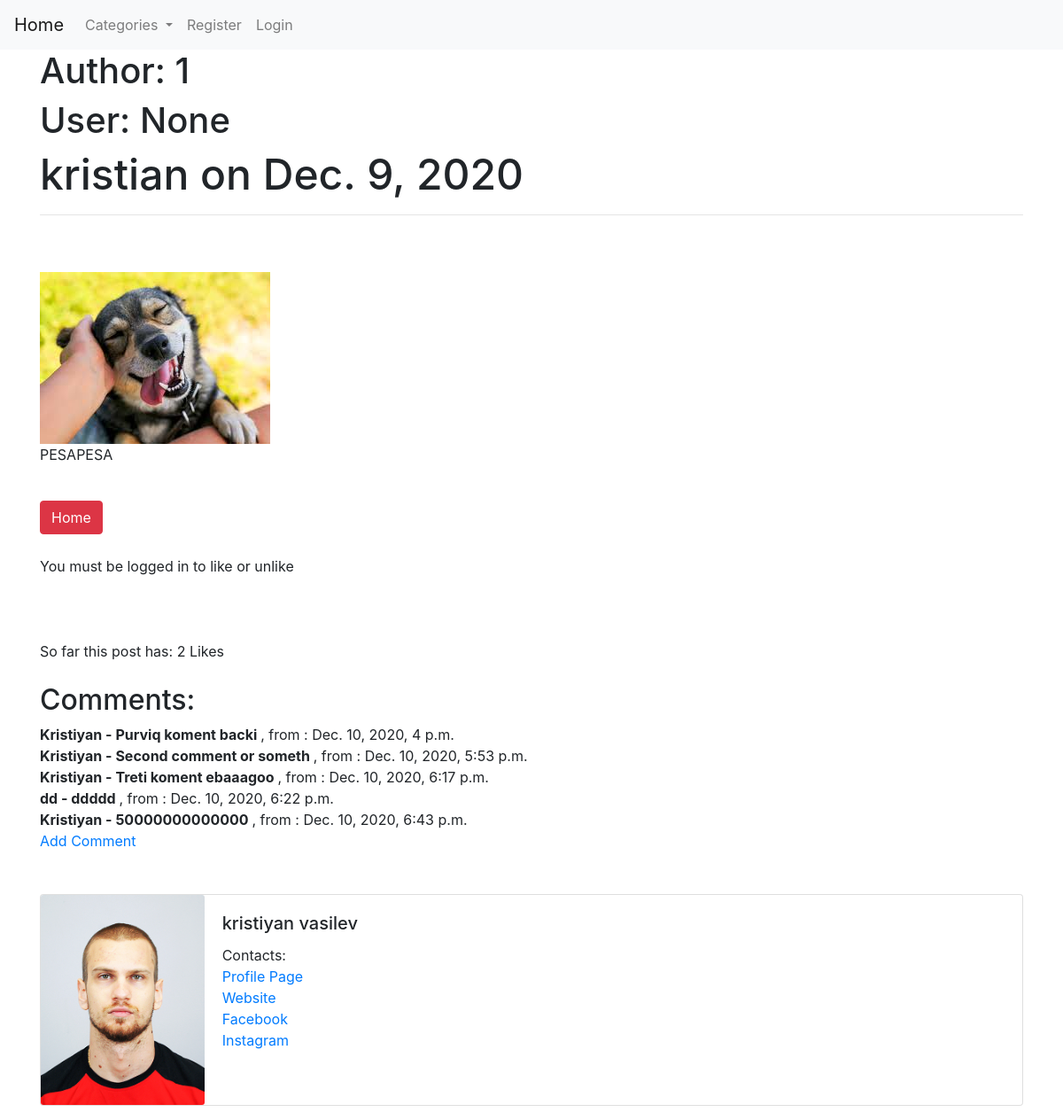
The app's page /details/56 with its own data.
### final/models.py (models this page shows, shortened)
class Post(models.Model):
    title = models.CharField(max_length=20)
    title_tag = models.CharField(max_length=20, default='Crypto Blog')
    author = models.ForeignKey(User, on_delete=models.CASCADE)
    body = RichTextField(blank=True, null=True)
    date = models.DateField(auto_now_add=True)
    category = models.CharField(max_length=200, default='coding')
    snippet = models.CharField(max_length=200)
    likes = models.ManyToManyField(User, related_name='block_post')
    header_image = models.ImageField(null=True, blank=True, upload_to='images/')
    def total_likes(self):
        return self.likes.count()

class Comment(models.Model):
    post = models.ForeignKey(Post, related_name='comments', on_delete=models.CASCADE)
    name = models.CharField(max_length=255)
    body = models.TextField()
    date_added = models.DateTimeField(auto_now_add=True)

class Profile(models.Model):
    user = models.OneToOneField(User, null=True, on_delete=models.CASCADE)
    bio = models.TextField()
    profile_pic = models.ImageField(null=True, blank=True, upload_to='images/profile/')
    website_url = models.CharField(max_length=200, null=True, blank=True)
    facebook_url = models.CharField(max_length=200, null=True, blank=True)
    instagram_url = models.CharField(max_length=200, null=True, blank=True)

### final/views.py (the view)
# urls.py: path('details/<int:pk>', ArticleDetailView.as_view(), name='article_detail'),
class ArticleDetailView(DetailView):
    model = Post
    template_name = 'article_details.html'
    cats = Category.objects.all()
    def get_context_data(self, *args, **kwargs):
        cat_menu = Category.objects.all()
        that_one = get_object_or_404(Post, id=self.kwargs['pk'])
        total_likes = that_one.total_likes()
        liked = False
        if that_one.likes.filter(id=self.request.user.id).exists():
            liked = True
        context = super(ArticleDetailView, self).get_context_data(*args, **kwargs)
        context['cat_menu'] = cat_menu
        context['total_likes'] = total_likes
        context['liked'] = liked
        return context

### final/models.py (called while the page is built)
    def __str__(self):
        return f"{self.name.lower()}"

### templates/article_details.html (shortened to what this page needs)
{% extends 'base.html' %}
{% load static %}
{% block content %}
    <h1>Author: {{ post.author.id }}</h1>
    <h1>User: {{ user.id }}</h1>
    <body>
    <h1><big> {{ post.author }} on {{ post.date }} </big></h1>
    <hr>
    <div>
        <br>
        {% if post.header_image %}
            <img src="{{ post.header_image.url }}">
        {% endif %}
        <br>
        {{ post.body|safe }}
    </div>
    <br>
    <a href="{% url 'home' %}" class="btn btn-danger"> Home </a>
    </body>
    <br>
    <br>
    {% if user.is_authenticated %}
        <form action="{% url 'like_post' post.pk %}" method="POST">
            {% csrf_token %}
            {% if liked %}
                <button type="submit" , name="post_id" , value="{{ post.id }}" ,
                        class="btn btn-success btn-sm">Unlike
                </button>
            {% else %}
                <button type="submit" , name="post_id" , value="{{ post.id }}" ,
                        class="btn btn-primary btn-sm">Like
                </button>
            {% endif %}
        </form>
    {% else %}
        You must be logged in to like or unlike <br> <br>
    {% endif %}
    <br>
    <br>
    So far this post has: {{ total_likes }} Likes <br><br>
    <h2>Comments:</h2>
    {% if not post.comments.all %}
    No comments yet. <a href="{% url 'add_comment' post.pk %}">Add Comment</a>
    {% else %}
        {% for comment in post.comments.all %}
            <strong> {{ comment.name }} - {{ comment.body }} </strong>, from : {{ comment.date_added }}
            <br>
        {% endfor %}
        <a href="{% url 'add_comment' post.pk %}">Add Comment</a>
    {% endif %}
    <br><br><br>
    <div class="card mb-3">
        <div class="row no-gutters">
            <div class="col-md-2">
                {% if post.author.profile.profile_pic %}
                    <img src="{{ post.author.profile.profile_pic.url }}" class="card-img">
                {% else %}
                    <img src="{% static 'final/images/generic_user.jpg' %}" class="card-img">
                {% endif %}
            </div>
            <div class="col-md-8">
                <div class="card-body">
                    <h5 class="card-title">{{ post.author.first_name }} {{ post.author.last_name }}</h5>
                    <p class="card-text">Contacts:<br>
                        <a href="{% url 'show_profile' post.author.profile.id %}"> Profile Page </a><br>
                        <a href="{{ post.author.profile.website_url }}"> Website </a><br>
                        <a href="{{ post.author.profile.facebook_url }}"> Facebook </a><br>
                        <a href="{{ post.author.profile.instagram_url }}"> Instagram </a><br>
                    </p>
                </div>
            </div>
        </div>
    </div>
{% endblock %}

### records on screen
Post: author.id "1", author "kristian", date "Dec. 9, 2020", header_image (picture), body "PESAPESA", author.profile.profile_pic (picture), author.first_name "kristiyan", author.last_name "vasilev"
Comment: name "Kristiyan", body "Purviq koment backi", date_added "Dec. 10, 2020, 4 p.m."
Comment: name "Kristiyan", body "Second comment or someth", date_added "Dec. 10, 2020, 5:53 p.m."
Comment: name "Kristiyan", body "Treti koment ebaaagoo", date_added "Dec. 10, 2020, 6:17 p.m."
Comment: name "dd", body "ddddd", date_added "Dec. 10, 2020, 6:22 p.m."
Comment: name "Kristiyan", body "50000000000000", date_added "Dec. 10, 2020, 6:43 p.m."

### other values on screen
{{ user.id }} "None"
{{ total_likes }} "2"
